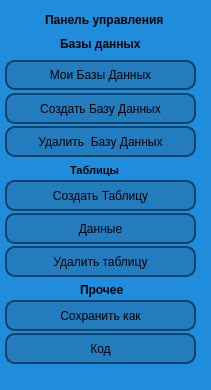
        <widget class="QWidget" name="up_menu" native="true">
         <property name="geometry">
          <rect>
           <x>0</x>
           <y>0</y>
           <width>211</width>
           <height>390</height>
          </rect>
         </property>
         <property name="styleSheet">
          <string notr="true">background: #1f8ddb;  border: 2px;</string>
         </property>
         <widget class="QPushButton" name="createtable_button">
          <property name="geometry">
           <rect>
            <x>5</x>
            <y>180</y>
            <width>191</width>
            <height>31</height>
           </rect>
          </property>
          <property name="styleSheet">
           <string notr="true">QPushButton {
    border: 2px solid #0f4266;
    border-radius: 10px;
    background: #227cbd;
    padding: 5px;
    }

QPushButton:hover {
    background: #31c3d6;
    }</string>
          </property>
          <property name="text">
           <string>Создать Таблицу</string>
          </property>
         </widget>
         <widget class="QPushButton" name="createdatabase_button">
          <property name="geometry">
           <rect>
            <x>5</x>
            <y>93</y>
            <width>191</width>
            <height>31</height>
           </rect>
          </property>
          <property name="styleSheet">
           <string notr="true">QPushButton {
    border: 2px solid #0f4266;
    border-radius: 10px;
    background: #227cbd;
    padding: 5px;
    }

QPushButton:hover {
    background: #31c3d6;
    }</string>
          </property>
          <property name="text">
           <string>Создать Базу Данных</string>
          </property>
         </widget>
         <widget class="QPushButton" name="mydatabase_button">
          <property name="geometry">
           <rect>
            <x>5</x>
            <y>60</y>
            <width>191</width>
            <height>30</height>
           </rect>
          </property>
          <property name="styleSheet">
           <string notr="true">QPushButton {
    border: 2px solid #0f4266;
    border-radius: 10px;
    background: #227cbd;
    padding: 5px;
    }

QPushButton:hover {
    background: #31c3d6;
    }</string>
          </property>
          <property name="text">
           <string>Мои Базы Данных</string>
          </property>
         </widget>
         <widget class="QLabel" name="label_2">
          <property name="geometry">
           <rect>
            <x>60</x>
            <y>33</y>
            <width>81</width>
            <height>21</height>
           </rect>
          </property>
          <property name="font">
           <font>
            <weight>75</weight>
            <bold>true</bold>
           </font>
          </property>
          <property name="text">
           <string>Базы данных</string>
          </property>
         </widget>
         <widget class="QLabel" name="label_3">
          <property name="geometry">
           <rect>
            <x>45</x>
            <y>10</y>
            <width>121</width>
            <height>20</height>
           </rect>
          </property>
          <property name="font">
           <font>
            <weight>75</weight>
            <bold>true</bold>
           </font>
          </property>
          <property name="text">
           <string>Панель управления</string>
          </property>
         </widget>
         <widget class="QLabel" name="label_10">
          <property name="geometry">
           <rect>
            <x>70</x>
            <y>160</y>
            <width>61</width>
            <height>20</height>
           </rect>
          </property>
          <property name="font">
           <font>
            <pointsize>8</pointsize>
            <weight>75</weight>
            <bold>true</bold>
           </font>
          </property>
          <property name="text">
           <string>Таблицы</string>
          </property>
         </widget>
         <widget class="QPushButton" name="datatable_button">
          <property name="geometry">
           <rect>
            <x>5</x>
            <y>213</y>
            <width>191</width>
            <height>31</height>
           </rect>
          </property>
          <property name="styleSheet">
           <string notr="true">QPushButton {
    border: 2px solid #0f4266;
    border-radius: 10px;
    background: #227cbd;
    padding: 5px;
    }

QPushButton:hover {
    background: #31c3d6;
    }</string>
          </property>
          <property name="text">
           <string>Данные</string>
          </property>
         </widget>
         <widget class="QLabel" name="label_6">
          <property name="geometry">
           <rect>
            <x>80</x>
            <y>280</y>
            <width>51</width>
            <height>20</height>
           </rect>
          </property>
          <property name="font">
           <font>
            <weight>75</weight>
            <bold>true</bold>
           </font>
          </property>
          <property name="text">
           <string>Прочее</string>
          </property>
         </widget>
         <widget class="QPushButton" name="code_button">
          <property name="geometry">
           <rect>
            <x>5</x>
            <y>333</y>
            <width>191</width>
            <height>31</height>
           </rect>
          </property>
          <property name="styleSheet">
           <string notr="true">QPushButton {
    border: 2px solid #0f4266;
    border-radius: 10px;
    background: #227cbd;
    padding: 5px;
    }

QPushButton:hover {
    background: #31c3d6;
    }</string>
          </property>
          <property name="text">
           <string>Код</string>
          </property>
         </widget>
         <widget class="QPushButton" name="deletedatabase_button_2">
          <property name="geometry">
           <rect>
            <x>5</x>
            <y>246</y>
            <width>191</width>
            <height>31</height>
           </rect>
          </property>
          <property name="styleSheet">
           <string notr="true">QPushButton {
    border: 2px solid #0f4266;
    border-radius: 10px;
    background: #227cbd;
    padding: 5px;
    }

QPushButton:hover {
    background: #31c3d6;
    }</string>
          </property>
          <property name="text">
           <string>Удалить таблицу</string>
          </property>
         </widget>
         <widget class="QPushButton" name="deletedatabase_button">
          <property name="geometry">
           <rect>
            <x>5</x>
            <y>126</y>
            <width>191</width>
            <height>31</height>
           </rect>
          </property>
          <property name="styleSheet">
           <string notr="true">QPushButton {
    border: 2px solid #0f4266;
    border-radius: 10px;
    background: #227cbd;
    padding: 5px;
    }

QPushButton:hover {
    background: #31c3d6;
    }</string>
          </property>
          <property name="text">
           <string>Удалить  Базу Данных</string>
          </property>
         </widget>
         <widget class="QPushButton" name="save_database">
          <property name="geometry">
           <rect>
            <x>5</x>
            <y>300</y>
            <width>191</width>
            <height>31</height>
           </rect>
          </property>
          <property name="styleSheet">
           <string notr="true">QPushButton {
    border: 2px solid #0f4266;
    border-radius: 10px;
    background: #227cbd;
    padding: 5px;
    }

QPushButton:hover {
    background: #31c3d6;
    }</string>
          </property>
          <property name="text">
           <string>Сохранить как</string>
          </property>
         </widget>
        </widget>
